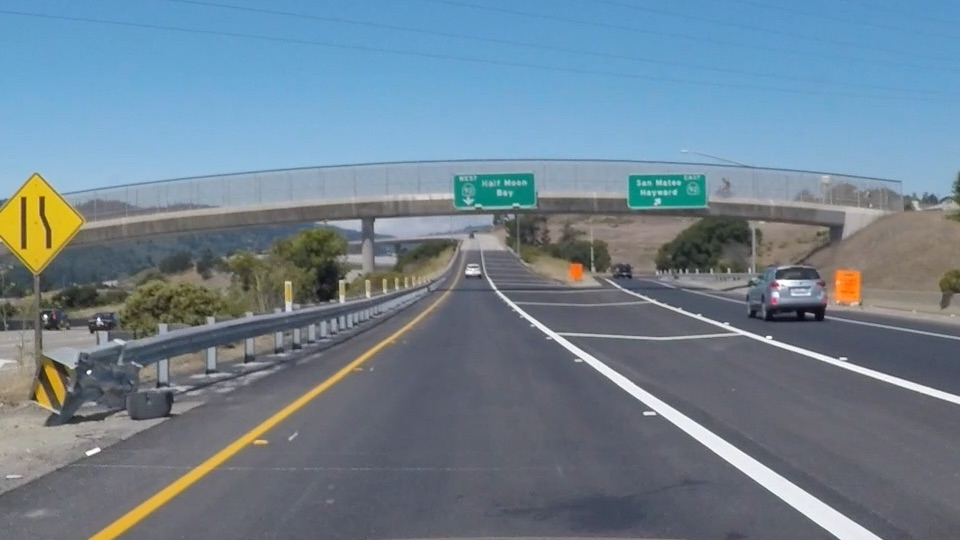
#> input picture project01 lane lines/lecture/exit-ramp.jpg, 960 x 540 px
$ jupyter execute 'canny edges.ipynb'
#> lines starting #> are read from the running program, lines starting #| are printed output that depends on the picture; after the words box and inside, x2 and y2 are one past the last pixel; in counts of white or black regions, pixels touching at a corner belong together
[cell 1]
# Do all the relevant imports
import matplotlib.pyplot as plt
import matplotlib.image as mpimg
import numpy as np
import cv2

# Read in the image and convert to grayscale
# Note: in the previous example we were reading a .jpg
# Here we read a .png and convert to 0,255 bytescale
image = mpimg.imread('exit-ramp.jpg')
#> image is the input picture: shape (540, 960, 3); mean R, G, B 111.3, 130.2, 144.4
gray = cv2.cvtColor(image,cv2.COLOR_RGB2GRAY)
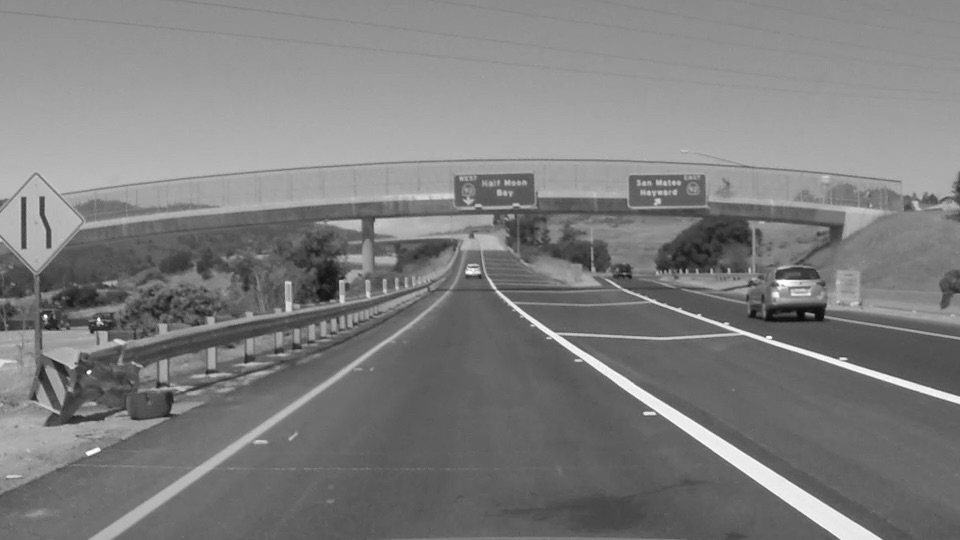
#> gray: shape (540, 960); min 7, max 255, mean 126.2

# Define a kernel size for Gaussian smoothing / blurring
kernel_size = 5 # Must be an odd number (3, 5, 7...)
blur_gray = cv2.GaussianBlur(gray,(kernel_size, kernel_size),0)

# Define our parameters for Canny and run it
low_threshold = 100
high_threshold = low_threshold * 3
edges = cv2.Canny(blur_gray, low_threshold, high_threshold)
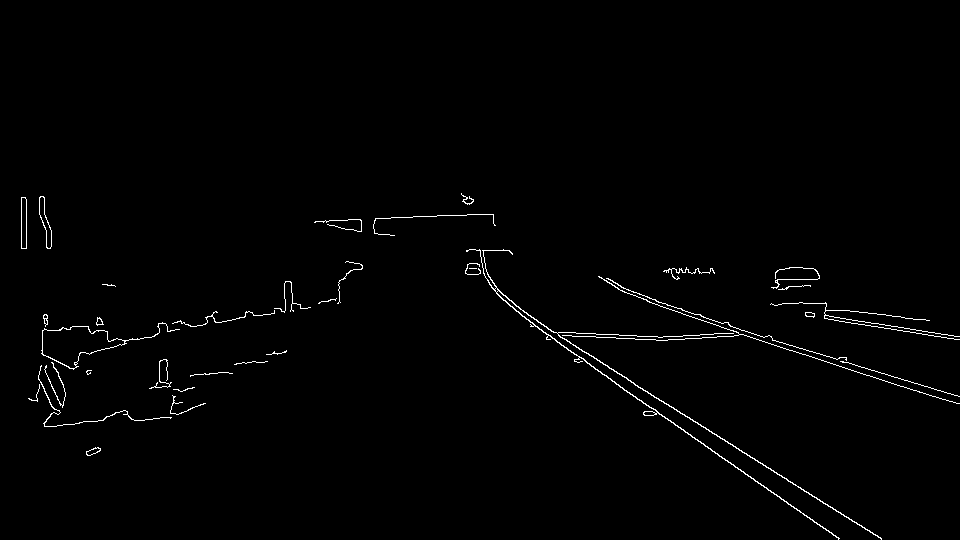
#> edges: shape (540, 960); 1% white in thin lines or dots, all inside (x1, y1, x2, y2) = (21, 193, 960, 540)

# Display the image
plt.imshow(edges, cmap='Greys_r')
